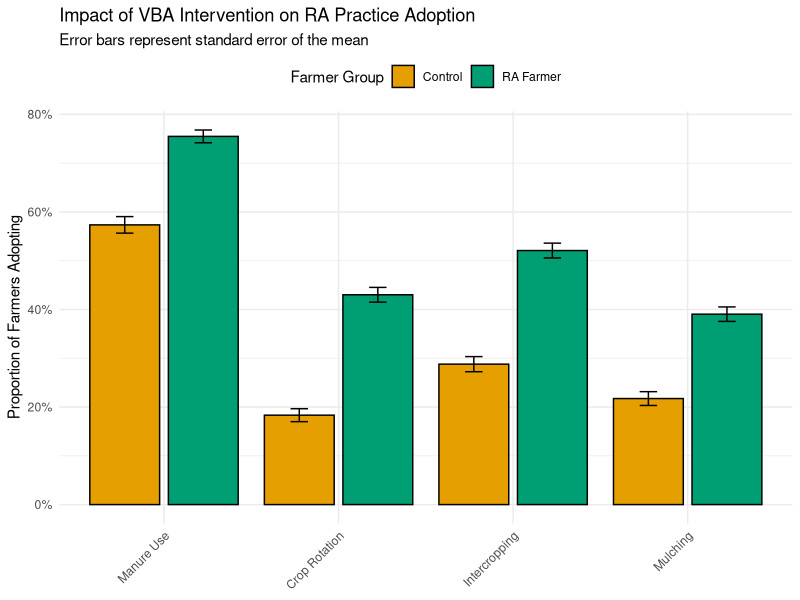
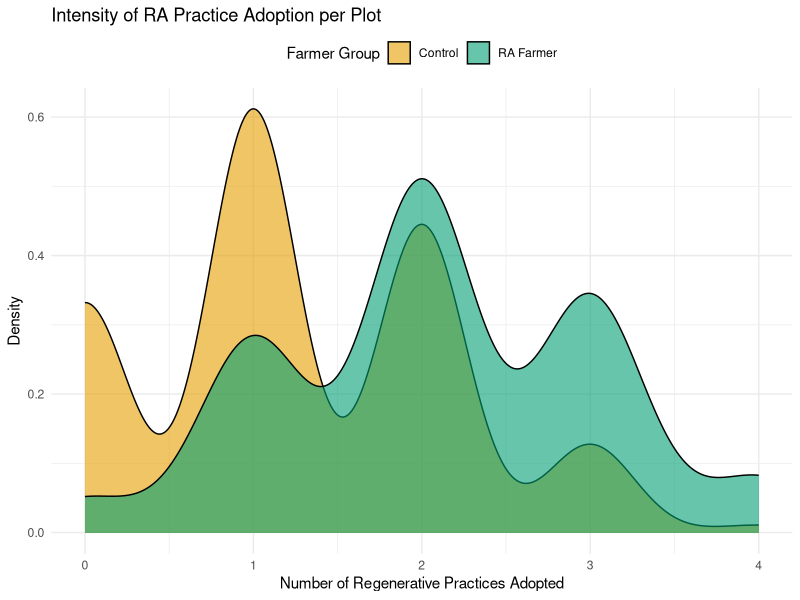
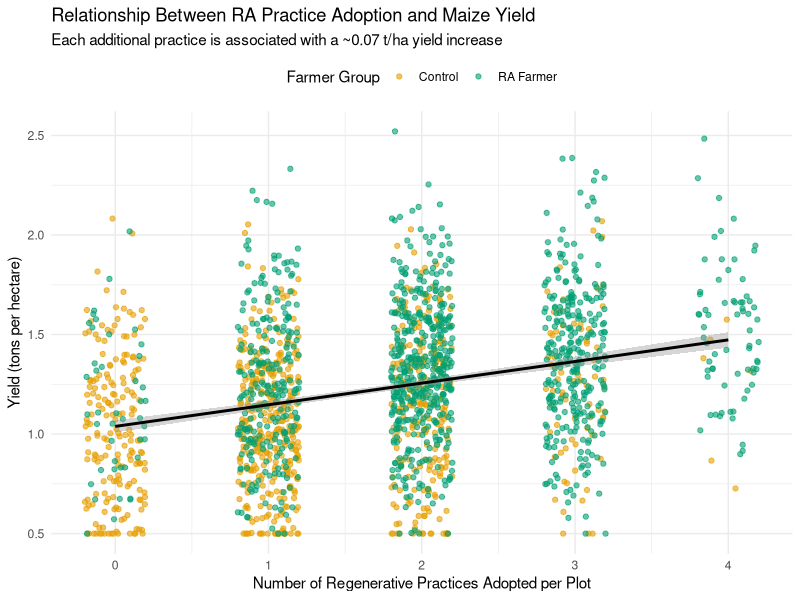
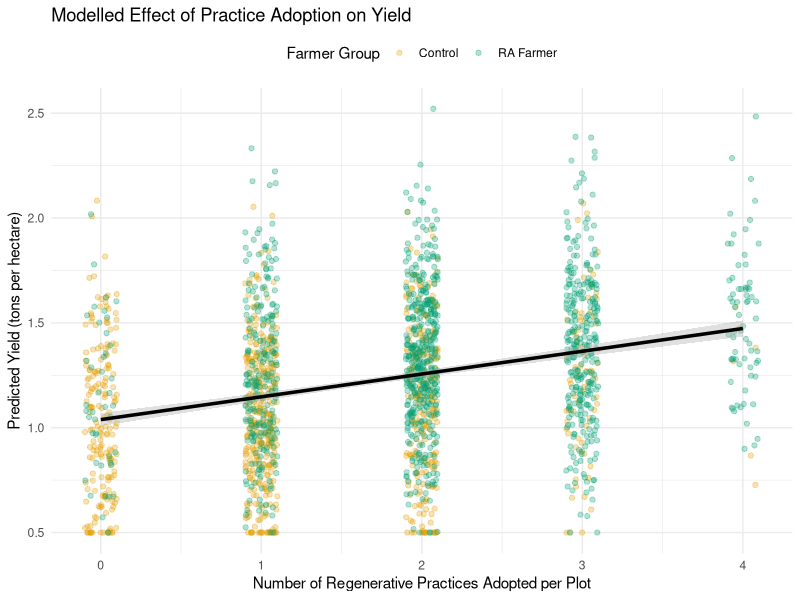
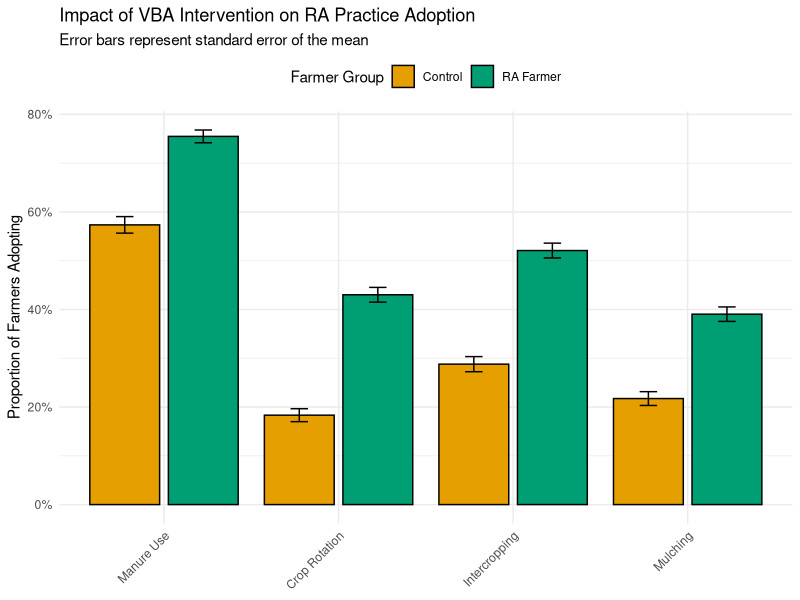
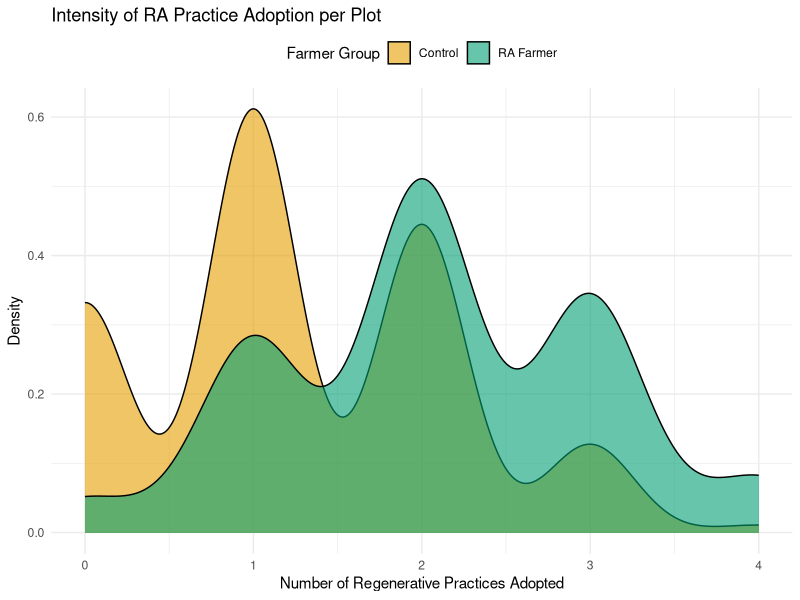
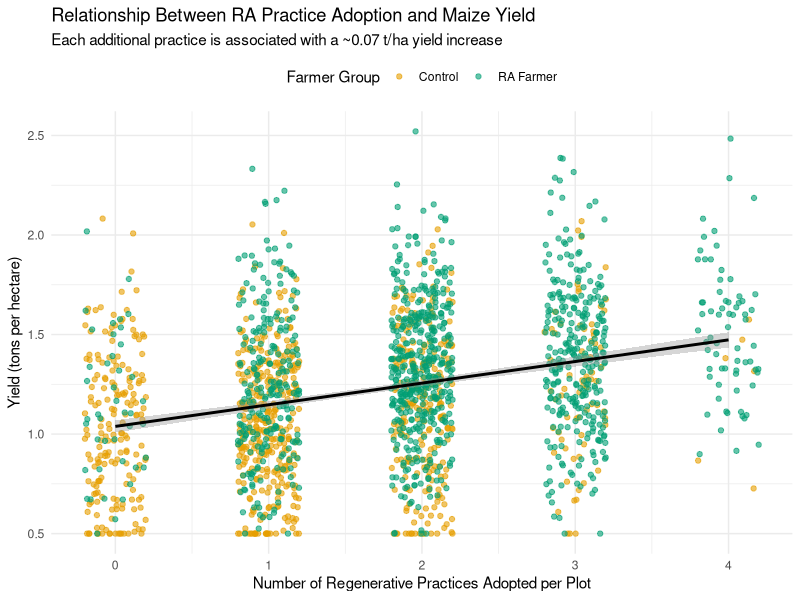
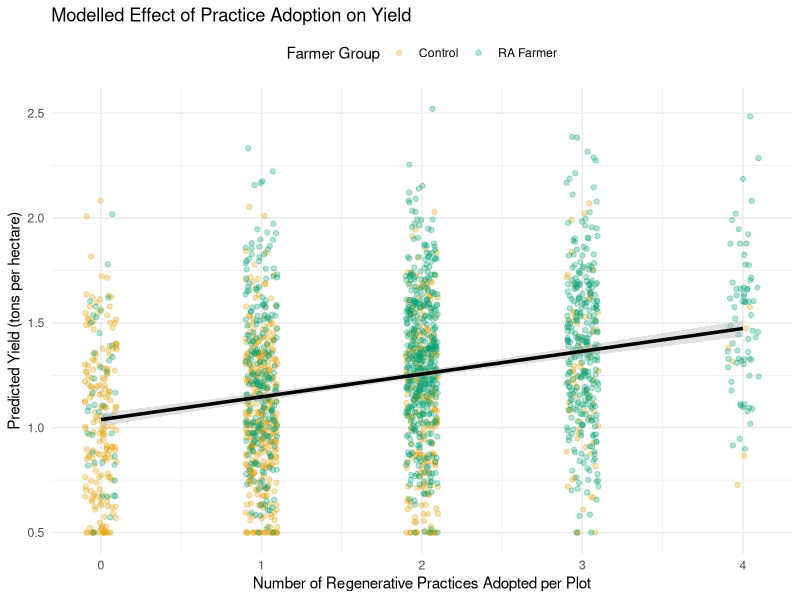

Source code (R) for these figures, in order:
# Load necessary libraries
library(tidyverse)
library(ggrepel) # For better labels if needed
library(readr)

# this is placeholder, lit and estimate, during fieldwork
# as presented at Tropentag 2025
syn_data <- read_csv("data/kenya_ra_adoption_synthetic_data.csv")

syn_data$group <- factor(syn_data$group, levels = c("Control", "RA Farmer")) # Set factor order

# Adoption Rates for Key Practices
# First, summarize the data to get means and standard errors
plot1_data <- syn_data %>%
  select(group, manure, crop_rotation, intercropping, mulching) %>%
  pivot_longer(cols = -group, names_to = "practice", values_to = "adopted") %>%
  group_by(group, practice) %>%
  summarise(
    mean_adoption = mean(adopted, na.rm = TRUE),
    se_adoption = sd(adopted, na.rm = TRUE) / sqrt(n()),
    .groups = 'drop'
  ) %>%
  mutate(
    practice = factor(practice,
                      levels = c("manure", "crop_rotation", "intercropping", "mulching"),
                      labels = c("Manure Use", "Crop Rotation", "Intercropping", "Mulching"))
  )

# Create the bar plot
plot1 <- ggplot(plot1_data, aes(x = practice, y = mean_adoption, fill = group)) +
  geom_col(position = position_dodge(0.9), color = "black", width = 0.8) +
  geom_errorbar(aes(ymin = mean_adoption - se_adoption, ymax = mean_adoption + se_adoption),
                position = position_dodge(0.9), width = 0.2) +
  scale_y_continuous(labels = scales::percent_format(accuracy = 1)) +
  scale_fill_manual(values = c("Control" = "#E69F00", "RA Farmer" = "#009E73")) + # Colorblind-friendly palette
  labs(title = "Impact of VBA Intervention on RA Practice Adoption",
       subtitle = "Error bars represent standard error of the mean",
       x = NULL,
       y = "Proportion of Farmers Adopting",
       fill = "Farmer Group") +
  theme_minimal() +
  theme(axis.text.x = element_text(angle = 45, hjust = 1),
        legend.position = "top")
print(plot1)

# Adoption Intensity (Number of Practices)
plot2 <- ggplot(syn_data, aes(x = number_of_practices, fill = group)) +
  geom_density(alpha = 0.6, adjust = 1.5) + # adjust smoothes the curve
  scale_fill_manual(values = c("Control" = "#E69F00", "RA Farmer" = "#009E73")) +
  labs(title = "Intensity of RA Practice Adoption per Plot",
       x = "Number of Regenerative Practices Adopted",
       y = "Density",
       fill = "Farmer Group") +
  theme_minimal() +
  theme(legend.position = "top")
print(plot2)

# Yield vs. Practice Adoption
plot3 <- ggplot(syn_data, aes(x = number_of_practices, y = yield_tha)) +
  geom_jitter(aes(color = group), alpha = 0.6, height = 0, width = 0.2) + # Jitter points
  geom_smooth(aes(group = 1), method = "lm", formula = y ~ x, se = TRUE, color = "black") + # Overall trend line
  scale_color_manual(values = c("Control" = "#E69F00", "RA Farmer" = "#009E73")) +
  labs(title = "Relationship Between RA Practice Adoption and Maize Yield",
       subtitle = "Each additional practice is associated with a ~0.07 t/ha yield increase",
       x = "Number of Regenerative Practices Adopted per Plot",
       y = "Yield (tons per hectare)",
       color = "Farmer Group") +
  theme_minimal() +
  theme(legend.position = "top")
print(plot3)

#  Model the yield effect and plot it clearly
model <- lm(yield_tha ~ number_of_practices, data = syn_data)
summary(model) # Check the coefficient is ~0.07

# Create a prediction dataframe for a smooth line
prediction_data <- data.frame(number_of_practices = seq(0, 4, by = 0.1))
preds <- predict(model, newdata = prediction_data, se.fit = TRUE)
# generate predictions from the lm model
prediction_data$yield <- preds$fit
prediction_data$ymin <- preds$fit - 1.96 * preds$se.fit
prediction_data$ymax <- preds$fit + 1.96 * preds$se.fit

plot4 <- ggplot() +
  geom_jitter(data = syn_data, aes(x = number_of_practices, y = yield_tha, color = group), alpha = 0.3, width = 0.1) +
  geom_ribbon(data = prediction_data, aes(x = number_of_practices, ymin = ymin, ymax = ymax), fill = "grey70", alpha = 0.4) +
  geom_line(data = prediction_data, aes(x = number_of_practices, y = yield), size = 1.2, color = "black") +
  scale_color_manual(values = c("Control" = "#E69F00", "RA Farmer" = "#009E73")) +
  labs(title = "Modelled Effect of Practice Adoption on Yield",
       x = "Number of Regenerative Practices Adopted per Plot",
       y = "Predicted Yield (tons per hectare)",
       color = "Farmer Group") +
  theme_minimal() +
  theme(legend.position = "top")
print(plot4)

# SAVE THE PLOTS
ggsave("figures/tropentag/plot1_adoption_rates_est.png", plot1, width = 8, height = 6, dpi = 300)
ggsave("figures/tropentag/plot2_adoption_intensity_est.png", plot2, width = 8, height = 6, dpi = 300)
ggsave("figures/tropentag/plot3_yield_relationship_est.png", plot3, width = 8, height = 6, dpi = 300)
ggsave("figures/tropentag/plot4_modelled_effect_est.png", plot4, width = 8, height = 6, dpi = 300)

